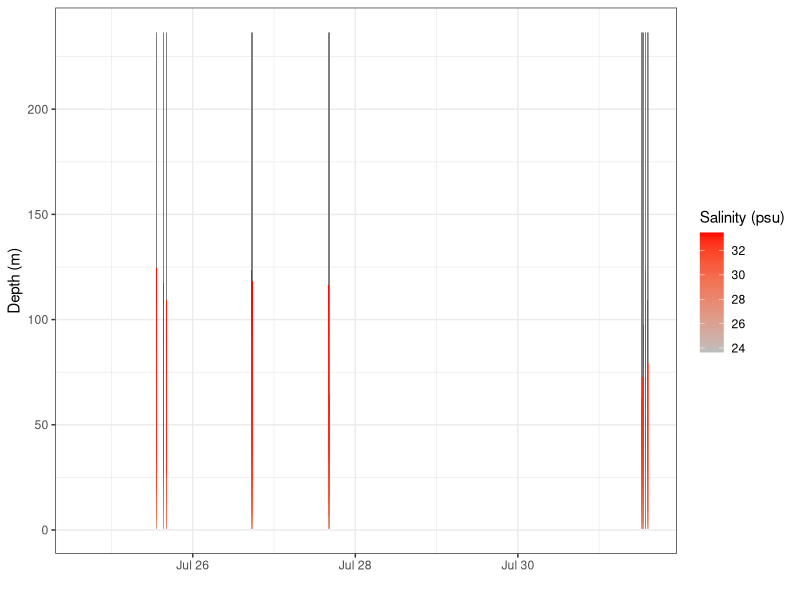
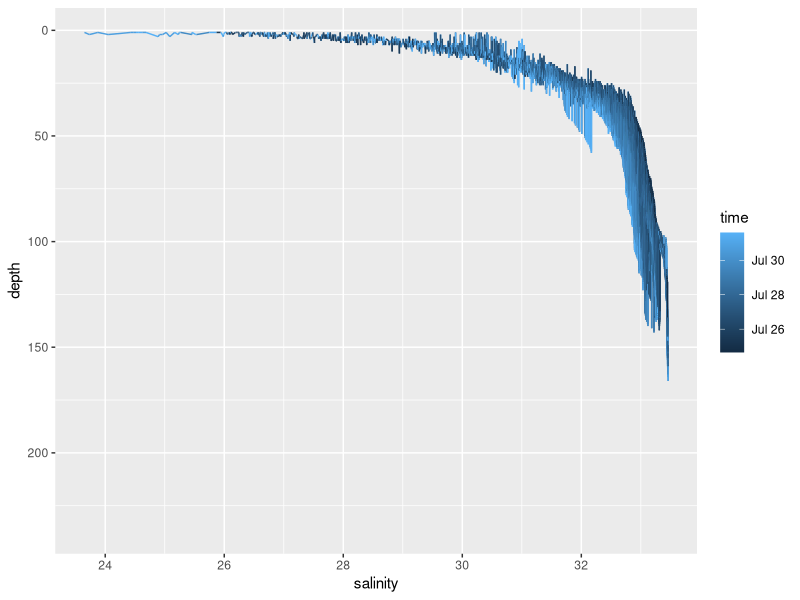
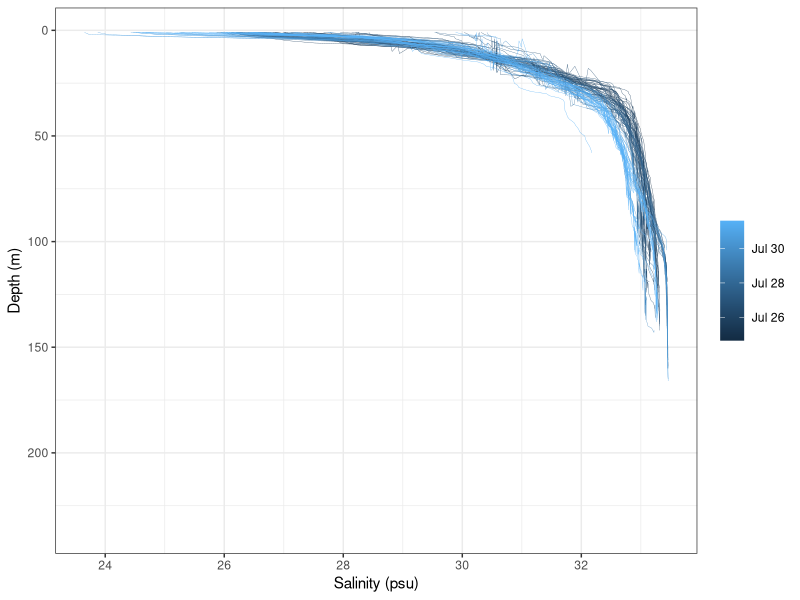

The R source for these figures, in order:
## ---- chunk 1
knitr::opts_chunk$set(echo = TRUE)
## ---- chunk 2
library(ncdf4)
library(dplyr)
library(tidyr)
library(tidyr)
library(ggplot2)
## ---- chunk 3
nc <- nc_open("data/WG2013CTD.nc")
## ---- chunk 4
print(nc)
## ---- chunk 5
vars <- attributes(nc$var)$names
vars
## ---- chunk 6
dims <- attributes(nc$dim)$names
dims
## ---- chunk 7
salinity <- ncvar_get(nc, "sal")
time <- ncvar_get(nc, "time")
depth <- ncvar_get(nc, "z")
## ---- chunk 8
time <- as.POSIXct((time + 719529)*86400, origin = "1970-01-01", tz = "UTC")
## ---- chunk 9
salinity_data <- as.data.frame(salinity)
## ---- chunk 10
names(salinity_data) <- as.character(depth)
## ---- chunk 11
salinity_data_long <- salinity_data %>% 
  mutate(time = time) %>% 
  gather(key = "depth", value = "salinity", -time) %>% 
  mutate(depth = as.numeric(depth))

head(salinity_data_long)
## ---- chunk 12
ggplot(salinity_data_long, aes(x = time, y = depth, fill = salinity)) +
    geom_raster() +
    theme_bw() +
    ylab("Depth (m)") +
    xlab("") +
    scale_fill_continuous(low = "gray", high = "red", name = "Salinity (psu)")
## ---- chunk 13
ggplot(salinity_data_long, mapping = aes(x = salinity, y = depth, color = time)) + 
  geom_line() +
  scale_y_reverse()
## ---- chunk 14
ggplot(salinity_data_long, aes(x = salinity,
                          y = depth,
                          group = time,
                          color = time)) +
    geom_line(size = .1) +
    scale_y_reverse() +
    theme_bw() +
    ylab("Depth (m)") +
    xlab("Salinity (psu)") +
    theme(legend.title = element_blank())
